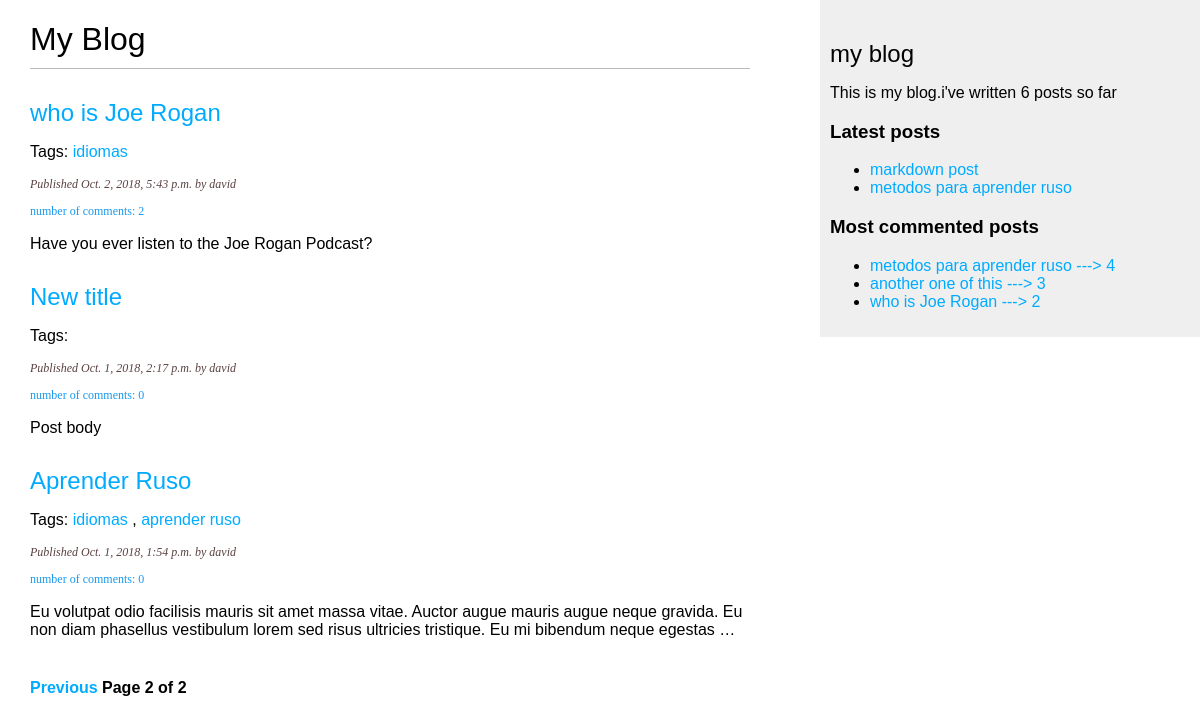
Screenshot of /blog/?page=2 with the database file from the repository.
### blog/models.py (models this page shows, shortened)
class Post (models.Model):
  STATUS_CHOICES = (
    ('draft','Draft'),
    ('published','Published'),
  )
  title = models.CharField(max_length=250)
  slug = models.SlugField(max_length=250,unique_for_date='publish')
  author = models.ForeignKey(User,on_delete=models.CASCADE,related_name='blog_posts')
  body = models.TextField()
  publish = models.DateTimeField(default=timezone.now)
  created = models.DateTimeField(auto_now_add=True)
  updated = models.DateTimeField(auto_now=True)
  status = models.CharField(max_length=10,choices=STATUS_CHOICES,default='draft')
  tags = TaggableManager()
  objects = models.Manager() # The default manager
  published = PublishedManager() # our custom manager
  class Meta:
    ordering = ('-publish',)
  def get_absolute_url(self):
    return reverse('blog:post_detail',
                       args=[self.publish.year,
                             self.publish.month,
                             self.publish.day,
                             self.slug])

### blog/views.py (the view)
# urls.py: path('',views.post_list, name='post_list'),
def post_list(request,tag_slug=None):
  object_list = Post.published.all()
  tag = None
  if tag_slug:
    tag = get_object_or_404(Tag,slug=tag_slug)
    object_list = object_list.filter(tags__in=[tag])
  paginator = Paginator(object_list,3)
  page = request.GET.get('page')
  try:
    posts = paginator.page(page)
  except PageNotAnInteger :
    posts = paginator.page(1)
  except EmptyPage:
    posts = paginator.page(paginator.num_pages)
  return render(request,'blog/post/list.html', {'page':page,'posts':posts,'tag':tag})

### blog/models.py (called while the page is built)
  def get_queryset(self):
    return super(PublishedManager,self).get_queryset().filter(status='published')

### blog/templatetags/blog_tags.py (called while the page is built)
@register.filter(name='markdown')
def markdown_format(text):
  return mark_safe(markdown.markdown(text))

@register.simple_tag
def get_most_commented_posts(count=3):
  return Post.published.annotate(total_comments=Count('comments')).order_by('-total_comments')[:count]

@register.simple_tag
def total_posts():
  return Post.published.count()

@register.inclusion_tag('blog/post/latest_posts.html')
def show_latest_posts(count=5):
  latest_posts = Post.published.order_by('-publish')[:count]
  return {'latest_posts':latest_posts}

### blog/templates/blog/post/list.html (shortened to what this page needs)
{% extends "blog/base.html" %}
{% load blog_tags %}
{%block content%}
  <h1>My Blog</h1>
  {% for post in posts %}
  <h2>
    <a href="{{ post.get_absolute_url }}">
        {{post.title}}
    </a>
  </h2>
  <p class="tags">
    Tags:
        {% for tag in post.tags.all %}
        <a href="{% url "blog:post_list_by_tag" tag.slug %}">
          {{tag.name}}
        </a>
        {% if not forloop.last %} , {% endif %}
        {% endfor %}
  </p>
  <p class="date">
    Published {{post.publish}} by {{post.author}}
  </p>
  <p class="numComments">
    number of comments: {{post.comments.count}}
  </p>
  {{post.body|markdown|truncatewords_html:30}}
  {% endfor %}
  {% include "pagination.html" with page=posts %}
{%endblock%}

### blog/templates/blog/base.html (shortened to what this page needs)
{% load blog_tags %}
{% load static %}
<!DOCTYPE html>
<html>
<head>
  <link rel="stylesheet" href="{% static "css/blog.css" %}">
</head>
<body>
  <div id="content">
    {% block content %}
    {% endblock %}
  </div>
  <div id="sidebar">
    <h2>my blog</h2>
    <p>This is my blog.i've written {% total_posts %} posts so far</p>
    <h3>Latest posts</h3>
    {% show_latest_posts 2 %}
    <h3>Most commented posts</h3>
    {% get_most_commented_posts as most_commented_posts  %}
    <ul>
       {% for post in most_commented_posts %}
       <li>
         <a href="{{ post.get_absolute_url }}">{{post.title}} ---> {{post.comments.count}}</a>
       </li>
       {% endfor %}
    </ul>
  </div>
</body>
</html>

### blog/templates/blog/post/latest_posts.html
<ul>
  {% for post in latest_posts %}
  <li>
    <a href="{{post.get_absolute_url}}">{{ post.title }}</a>
  </li>
  {% endfor %}
</ul>

### blog/static/css/blog.css (style rules this page uses)
body { margin:0; padding:0; font-family:helvetica, sans-serif; }
a { color:#00abff; text-decoration:none; }
h1 { font-weight:normal; border-bottom:1px solid #bbb; padding:0 0 10px 0; }
h2 { font-weight:normal; margin:30px 0 0; }
#content { float:left; width:60%; padding:0 0 0 30px; }
#sidebar { float:right; width:30%; padding:10px; background:#efefef; height:100%; }
p.numComments { color: #1898ee; font-family: georgia, serif; font-size: 12px; }
p.date { color:rgb(90, 65, 65); font-family: georgia, serif; font-size: 12px; font-style: italic; }

### rows the page displays
Post: title "who is Joe Rogan", publish "Oct. 2, 2018, 5:43 p.m.", author "david", comments.count "2", body "Have you ever listen to the Joe Rogan Podcast?"
Tag: name "idiomas"
Post: title "New title", publish "Oct. 1, 2018, 2:17 p.m.", author "david", comments.count "0", body "Post body"
Post: title "Aprender Ruso", publish "Oct. 1, 2018, 1:54 p.m.", author "david", comments.count "0", body "Eu volutpat odio facilisis mauris sit amet massa vitae. Auctor augue mauris augue neque gravida. Eu non diam phasellus vestibulum lorem sed risus ultricies tristique. Eu mi bibendum neque egestas …"
Tag: name "aprender ruso"
Post: title "markdown post"
Post: title "metodos para aprender ruso", comments.count "4"
Post: title "another one of this", comments.count "3"

### other values shown
{{ page.number }} "2"
{{ page.paginator.num_pages }} "2"
